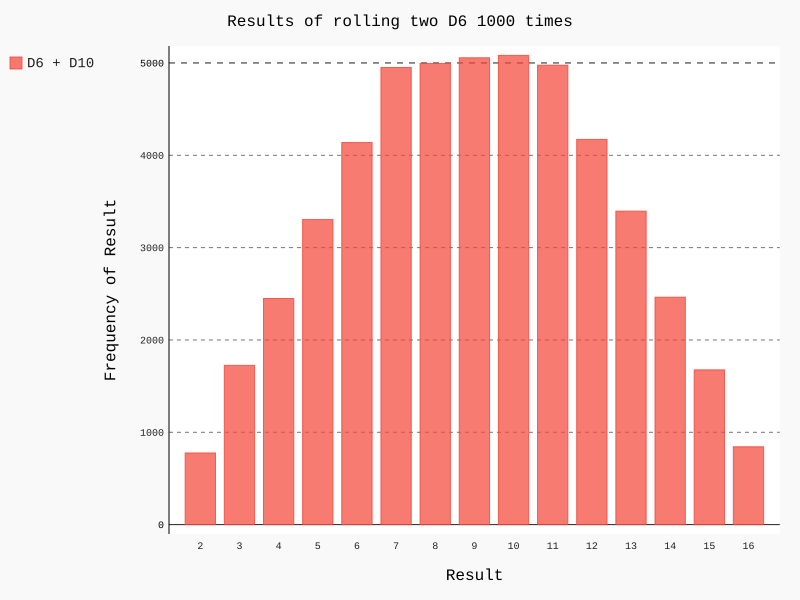

Recreate this plot in Python.
from die import Die
import pygal

#创建一个D6
die_1 = Die()
die_2 = Die(10)

#摇色子，将结果保存在列表里
#使用列表解析代替for循环
results = [die_1.roll() + die_2.roll() for roll_num in range(50000)]
# results = []
# for roll_num in range(50000):
#     result1 = die_1.roll()
#     result2 = die_2.roll()
#     results.append(result1 + result2)

#统计各个点数出现的次数，保存在一个列表里,用到列表count统计次数
max_result = die_1.num_sides + die_2.num_sides

#使用列表解析代替for循环
frequencies = [results.count(value) for value in range(2,max_result+ 1)]
# frequencies = []
# for value in range(2,max_result + 1):
#     frequency = results.count(value)
#     frequencies.append(frequency)

#对结果进行可视化
hist = pygal.Bar()

hist.title = "Results of rolling two D6 1000 times"
hist.x_labels = map(str,range(2,max_result + 1))
#hist.x_labels = [str(x) for x in range(2,max_result + 1)]
hist.x_title = "Result"
hist.y_title = "Frequency of Result"

#第一个参数为标签名，第二个参数为对应x_label的每个值
hist.add("D6 + D10",frequencies)

#此文件用浏览器打开，有一定的交互性
hist.render_to_file("die_visual.svg")
